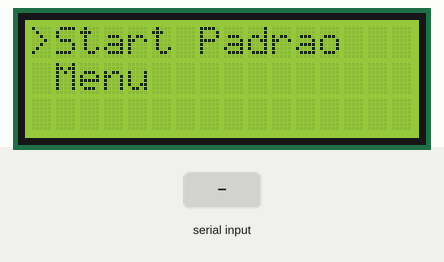
The sketch below on a simulated Arduino Uno, built with avr-gcc and run on an emulated ATmega328P. Shown: 16×3 character LCD. Inputs (shaded band) come from the test bench. What the sketch prints to the serial monitor is not drawn.

Above: at 1.2 s.
1.3 s: "2" received over Serial
At 2.0 s:
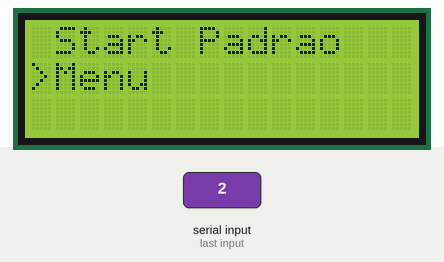
2.8 s: "5" received over Serial
At 3.7 s:
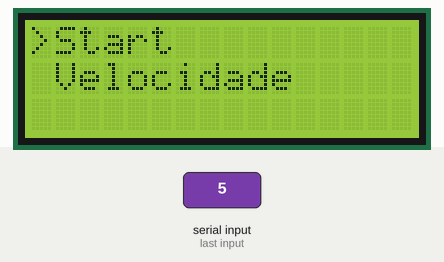
4.3 s: "2" received over Serial
At 5.5 s:
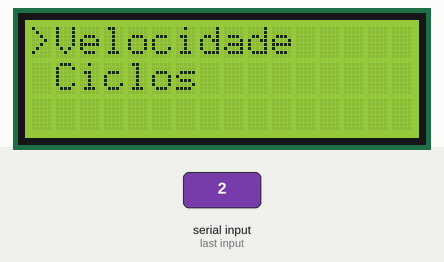
5.8 s: "2" received over Serial
At 6.7 s:
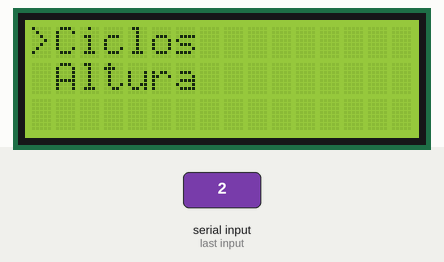
7.3 s: "2" received over Serial
At 7.9 s:
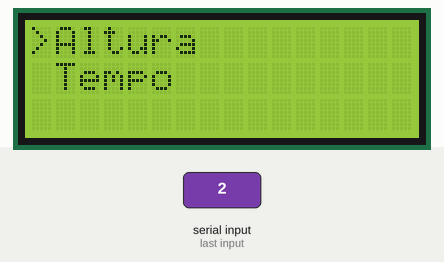
8.8 s: "2" received over Serial
At 10.2 s:
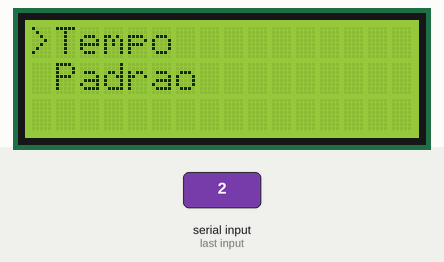
Timing chart, 0 to 11.3 s (numbered marks = the images above; inputs shaded):
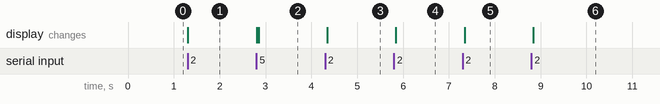

The sketch:

Menu.ino
```cpp
/*IDENTAR TODO CODIGO, ORGANIZAR VARIAVEIS, NOMEA-LAS CORRETAMENTE E FAZER CABEÇALHO EXPLICANDO OQ FAZ O CODIGO*/

// include the library code:
#include <LiquidCrystal.h>

char* menu [] = {"Start Padrao", "Menu"};
char* optionSubMenu [] = {"Start", "Velocidade", "Ciclos", "Altura", "Tempo", "Padrao", "Voltar"};
char* padroes [] = {"Padrão 1",  "Padrão 2", "Padrão 3"};
char* beckers [] = {"Becker 1",  "Becker 2", "Becker 3" , "Becker 4"};
int variavel [] = {1, 2, 3, 4, 5,6,7};
int opt;

String readOption = "Start Padrao";

// initialize the library with the numbers of the interface pins
LiquidCrystal lcd (2, 3, 4, 5, 6, 7);
int linha = 0, option =1;

//adaptado para ler do teclado, substituir por botões
char tecla_pressionada = ' ';
bool voltar;

void setup() {
  // set up the LCD's number of columns and rows:
   Serial.begin(9600);
  lcd.begin(16, 3);

}

void loop(){

 	lcd.setCursor(0,linha);
    lcd.print(">");                        //teste da flag sub_menu
    lcd.setCursor(1,0);
    lcd.print(menu[0]);
    lcd.setCursor(1,1);
    lcd.print(menu[1]);

  if(Serial.available()){
      tecla_pressionada = Serial.read();

      if(tecla_pressionada == '5'){ 	//tecla "ENTER"

          if(readOption.equals(menu[0])){	//se cursor estiver na opcao Start programa começa

          	Serial.println("Programa começou");
            delay(3000);
            lcd.clear();
            delay(300);
            tecla_pressionada = ' ';
        }
         if(readOption.equals(menu[1])){	//se cursor estiver na opcao MENU entra na funcao com submenus

          	Serial.println("Submenu");
            voltar = false;
            Submenu(voltar);
            lcd.clear();
            delay(300);
            tecla_pressionada = ' ';
        }

      }
      else{
        lcd.clear();
        tecla_pressionada = ' ';

        if(linha <1){ //Faz cursor alterar entre linha 1 e linha 2
          linha++;
        }
        else {linha =0;}

        //atribui a opcao escolhida à linha que esta o cursor
        readOption = menu[linha];
      }
    }
}

void Submenu(bool voltar){

  //melhorar esse trecho, pois repete Star e velocidade 2x
   lcd.clear();
   delay(50);
   lcd.setCursor(0,0);
   lcd.print(">");
   lcd.setCursor(1, 0);
   lcd.print("Start");
   lcd.setCursor(1, 1);
   lcd.print("Velocidade");

  while(!voltar){		//enquanto voltar for falso fica lendo cursor das opcoes

    if(Serial.available()){
      tecla_pressionada = Serial.read();

      Serial.print("tecla: ");
      Serial.println(tecla_pressionada);
      delay(10);

      //Faz as opções do cursos "andar"
      if(tecla_pressionada == '2'){
        lcd.clear();
        lcd.setCursor(0,0);
        lcd.print(">");

        lcd.setCursor(1, 0);
        lcd.print(optionSubMenu[option]);
        Serial.print("Linha 0: ");
        Serial.println(optionSubMenu[option]);

        lcd.setCursor(1, 1);
        lcd.print(optionSubMenu[option+1]);
        Serial.print("Linha 1: ");
        Serial.println(option);

        //verifica qual opção escolhida na primeira linha do menu
		     opt = variavel[option];

          if(option <= 5){
           option++;
          }

          else option =0;
      }

      //verifica em qual opcao setada no cursor (primeira linha) e entra na função
      else if(tecla_pressionada == '5'){

        switch (opt) {

          case 1:
          funcStart();
          delay(50);
          break;

          case 2:
          funcVelocidade();
          delay(50);
          break;

          case 3:
          funcCiclos();
          delay(50);
          break;

          case 4:
          funcAltura();
          delay(50);
          break;

          case 5:
          funcTempo();
          delay(50);
          break;

          case 6:
          funcPadrao();
          delay(50);
          break;

          case 7:
          voltar = true;
          delay(50);
          break;

        default:
          Serial.println("Opcao invalida");
      }
        /*
         Serial.println(optionSubMenu[option]);
        if(variavel.equals(optionSubMenu[option])){		//melhorar a saida do menu...
          Serial.print("escolha submenu: ");
          Serial.println(submenu[0]);
          voltar = true;
          Serial.print("SAIU: ");
          Serial.println(voltar);
        }
        */
      }

      else Serial.println("NONE");


    }
  }
}

void funcStart(){
  Serial.print("Inicia a função START");
  //código para inicializar
}
void funcVelocidade(){
  Serial.print("Inicia a função VELOCIDADE");
  //código para ajuste de velocidade de subida
}
void funcCiclos(){
  Serial.print("Inicia a função CICLOS");
  //código para ajuste de ciclos (quantos beckeres vai estar na mesa?)
}
void funcAltura(){
  Serial.print("Inicia a função ALTURA");
  //código para ajusta de altura de subida e mergulho na solução
}
void funcTempo(){
  Serial.print("Inicia a função TEMPO");
  //código para setar o tempo de exposição em cada solução
}
void funcPadrao(){
  Serial.print("Inicia a função PADRAO");
  //código para setar os diferentes tipos de padrões pre configurados (3 padrões)
}
```

Measured:
- after the input at 1.3 s, the display: first changes at once (image 1 shows a later state)
- after the input at 2.8 s, the display: first changes at once (image 2 shows a later state)
- after the input at 4.3 s, the display: changes after 0.05 s (image 3)
- after the input at 5.8 s, the display: changes at once (image 4)
- after the input at 7.3 s, the display: changes at once (image 5)
- after the input at 8.8 s, the display: changes at once (image 6)
